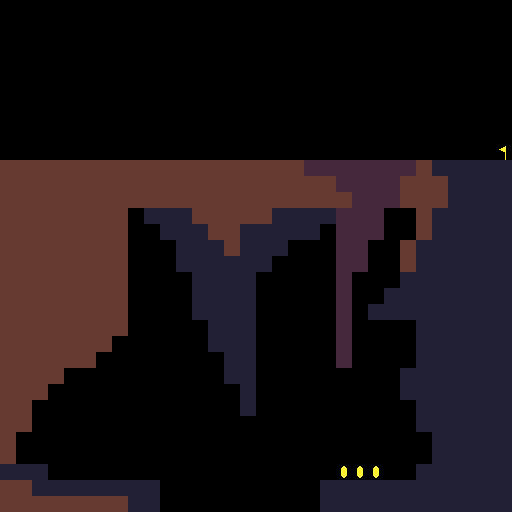

Tiled map render using the project's own tile images. Description and the whole map definition, tile-layer contents included, below:
An orthogonal 32x32 tile map with 16x16 px tiles, 1 tile layer (Tile Layer 1).

<map version="1.5" tiledversion="1.7.2" orientation="orthogonal" renderorder="right-down" width="32" height="32" tilewidth="16" tileheight="16" infinite="0" nextlayerid="2" nextobjectid="1">
 <tileset firstgid="1" source="../gfx/tileset.tsx" />
 <layer id="1" name="Tile Layer 1" width="32" height="32">
  <data encoding="csv">
1,1,1,1,1,1,1,1,1,1,1,1,1,1,1,1,1,1,1,1,1,1,1,1,1,1,1,1,1,1,1,1,
1,1,1,1,1,1,1,1,1,1,1,1,1,1,1,1,1,1,1,1,1,1,1,1,1,1,1,1,1,1,1,1,
1,1,1,1,1,1,1,1,1,1,1,1,1,1,1,1,1,1,1,1,1,1,1,1,1,1,1,1,1,1,1,1,
1,1,1,1,1,1,1,1,1,1,1,1,1,1,1,1,1,1,1,1,1,1,1,1,1,1,1,1,1,1,1,1,
1,1,1,1,1,1,1,1,1,1,1,1,1,1,1,1,1,1,1,1,1,1,1,1,1,1,1,1,1,1,1,1,
1,1,1,1,1,1,1,1,1,1,1,1,1,1,1,1,1,1,1,1,1,1,1,1,1,1,1,1,1,1,1,1,
1,1,1,1,1,1,1,1,1,1,1,1,1,1,1,1,1,1,1,1,1,1,1,1,1,1,1,1,1,1,1,1,
1,1,1,1,1,1,1,1,1,1,1,1,1,1,1,1,1,1,1,1,1,1,1,1,1,1,1,1,1,1,1,1,
1,1,1,1,1,1,1,1,1,1,1,1,1,1,1,1,1,1,1,1,1,1,1,1,1,1,1,1,1,1,1,1,
1,1,1,1,1,1,1,1,1,1,1,1,1,1,1,1,1,1,1,1,1,1,1,1,1,1,1,1,1,1,1,5,
2,2,2,2,2,2,2,2,2,2,2,2,2,2,2,2,2,2,2,4,4,4,4,4,4,4,2,3,3,3,3,3,
2,2,2,2,2,2,2,2,2,2,2,2,2,2,2,2,2,2,2,2,2,4,4,4,4,2,2,2,3,3,3,3,
2,2,2,2,2,2,2,2,2,2,2,2,2,2,2,2,2,2,2,2,2,2,4,4,4,2,2,2,3,3,3,3,
2,2,2,2,2,2,2,2,1,3,3,3,2,2,2,2,2,3,3,3,3,4,4,4,1,1,2,3,3,3,3,3,
2,2,2,2,2,2,2,2,1,1,3,3,3,2,2,3,3,3,3,3,1,4,4,4,1,1,2,3,3,3,3,3,
2,2,2,2,2,2,2,2,1,1,1,3,3,3,2,3,3,3,1,1,1,4,4,1,1,2,3,3,3,3,3,3,
2,2,2,2,2,2,2,2,1,1,1,3,3,3,3,3,3,1,1,1,1,4,4,1,1,2,3,3,3,3,3,3,
2,2,2,2,2,2,2,2,1,1,1,1,3,3,3,3,1,1,1,1,1,4,1,1,1,3,3,3,3,3,3,3,
2,2,2,2,2,2,2,2,1,1,1,1,3,3,3,3,1,1,1,1,1,4,1,1,3,3,3,3,3,3,3,3,
2,2,2,2,2,2,2,2,1,1,1,1,3,3,3,3,1,1,1,1,1,4,1,3,3,3,3,3,3,3,3,3,
2,2,2,2,2,2,2,2,1,1,1,1,1,3,3,3,1,1,1,1,1,4,1,1,1,1,3,3,3,3,3,3,
2,2,2,2,2,2,2,1,1,1,1,1,1,3,3,3,1,1,1,1,1,4,1,1,1,1,3,3,3,3,3,3,
2,2,2,2,2,2,1,1,1,1,1,1,1,1,3,3,1,1,1,1,1,4,1,1,1,1,3,3,3,3,3,3,
2,2,2,2,1,1,1,1,1,1,1,1,1,1,3,3,1,1,1,1,1,1,1,1,1,3,3,3,3,3,3,3,
2,2,2,1,1,1,1,1,1,1,1,1,1,1,1,3,1,1,1,1,1,1,1,1,1,3,3,3,3,3,3,3,
2,2,1,1,1,1,1,1,1,1,1,1,1,1,1,3,1,1,1,1,1,1,1,1,1,1,3,3,3,3,3,3,
2,2,1,1,1,1,1,1,1,1,1,1,1,1,1,1,1,1,1,1,1,1,1,1,1,1,3,3,3,3,3,3,
2,1,1,1,1,1,1,1,1,1,1,1,1,1,1,1,1,1,1,1,1,1,1,1,1,1,1,3,3,3,3,3,
2,1,1,1,1,1,1,1,1,1,1,1,1,1,1,1,1,1,1,1,1,1,1,1,1,1,1,3,3,3,3,3,
3,3,3,1,1,1,1,1,1,1,1,1,1,1,1,1,1,1,1,1,1,6,6,6,1,1,3,3,3,3,3,3,
2,2,3,3,3,3,3,3,3,3,1,1,1,1,1,1,1,1,1,1,3,3,3,3,3,3,3,3,3,3,3,3,
2,2,2,2,2,2,2,2,3,3,1,1,1,1,1,1,1,1,1,1,3,3,3,3,3,3,3,3,3,3,3,3
</data>
 </layer>
</map>
